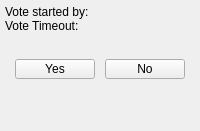
             <widget class="QWidget" name="tab_Kick">
              <attribute name="title">
               <string>Kick</string>
              </attribute>
              <layout class="QGridLayout" name="gridLayout_100">
               <property name="leftMargin">
                <number>5</number>
               </property>
               <property name="topMargin">
                <number>5</number>
               </property>
               <property name="rightMargin">
                <number>5</number>
               </property>
               <property name="bottomMargin">
                <number>5</number>
               </property>
               <property name="horizontalSpacing">
                <number>0</number>
               </property>
               <property name="verticalSpacing">
                <number>6</number>
               </property>
               <item row="0" column="0">
                <layout class="QVBoxLayout" name="verticalLayout">
                 <property name="spacing">
                  <number>0</number>
                 </property>
                 <item>
                  <layout class="QHBoxLayout" name="horizontalLayout_3">
                   <property name="spacing">
                    <number>5</number>
                   </property>
                   <item>
                    <widget class="QLabel" name="label_votestartedby">
                     <property name="text">
                      <string>Vote started by:</string>
                     </property>
                    </widget>
                   </item>
                   <item>
                    <widget class="QLabel" name="label_voteStarterNick">
                     <property name="sizePolicy">
                      <sizepolicy hsizetype="MinimumExpanding" vsizetype="Preferred">
                       <horstretch>0</horstretch>
                       <verstretch>0</verstretch>
                      </sizepolicy>
                     </property>
                     <property name="text">
                      <string/>
                     </property>
                    </widget>
                   </item>
                  </layout>
                 </item>
                 <item>
                  <layout class="QHBoxLayout" name="horizontalLayout_2">
                   <property name="spacing">
                    <number>5</number>
                   </property>
                   <item>
                    <widget class="QLabel" name="label_timeout">
                     <property name="text">
                      <string>Vote Timeout:</string>
                     </property>
                    </widget>
                   </item>
                   <item>
                    <widget class="QLabel" name="label_kickVoteTimeout">
                     <property name="sizePolicy">
                      <sizepolicy hsizetype="MinimumExpanding" vsizetype="Preferred">
                       <horstretch>0</horstretch>
                       <verstretch>0</verstretch>
                      </sizepolicy>
                     </property>
                     <property name="text">
                      <string/>
                     </property>
                    </widget>
                   </item>
                  </layout>
                 </item>
                </layout>
               </item>
               <item row="1" column="0">
                <widget class="QLabel" name="label_kickUser">
                 <property name="sizePolicy">
                  <sizepolicy hsizetype="Preferred" vsizetype="Preferred">
                   <horstretch>0</horstretch>
                   <verstretch>0</verstretch>
                  </sizepolicy>
                 </property>
                 <property name="text">
                  <string/>
                 </property>
                </widget>
               </item>
               <item row="2" column="0">
                <layout class="QHBoxLayout" name="horizontalLayout">
                 <item>
                  <widget class="QPushButton" name="pushButton_voteOnKickYes">
                   <property name="maximumSize">
                    <size>
                     <width>80</width>
                     <height>20</height>
                    </size>
                   </property>
                   <property name="text">
                    <string>Yes</string>
                   </property>
                  </widget>
                 </item>
                 <item>
                  <widget class="QPushButton" name="pushButton_voteOnKickNo">
                   <property name="maximumSize">
                    <size>
                     <width>80</width>
                     <height>20</height>
                    </size>
                   </property>
                   <property name="text">
                    <string>No</string>
                   </property>
                  </widget>
                 </item>
                </layout>
               </item>
               <item row="3" column="0">
                <widget class="QLabel" name="label_votesMonitor">
                 <property name="text">
                  <string/>
                 </property>
                </widget>
               </item>
               <item row="4" column="0">
                <spacer name="verticalSpacer">
                 <property name="orientation">
                  <enum>Qt::Vertical</enum>
                 </property>
                 <property name="sizeHint" stdset="0">
                  <size>
                   <width>20</width>
                   <height>27</height>
                  </size>
                 </property>
                </spacer>
               </item>
              </layout>
             </widget>
